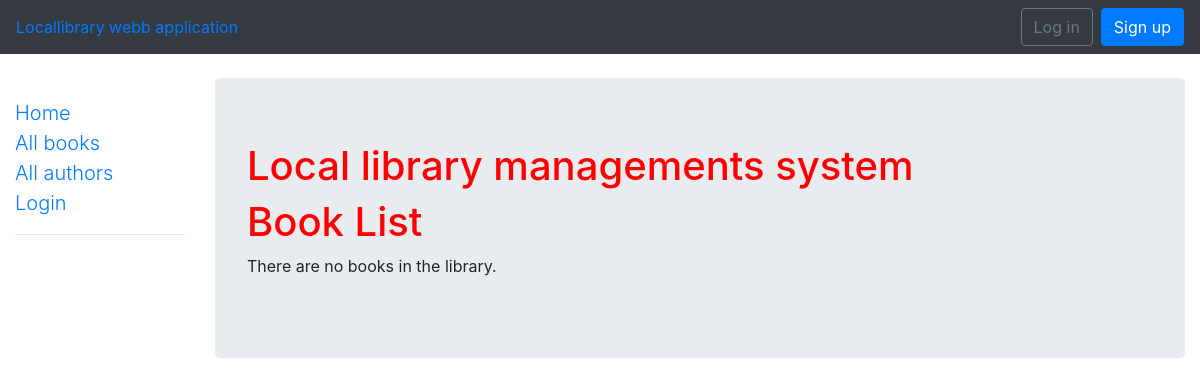
Before: /catalog/books/ with the older database file.
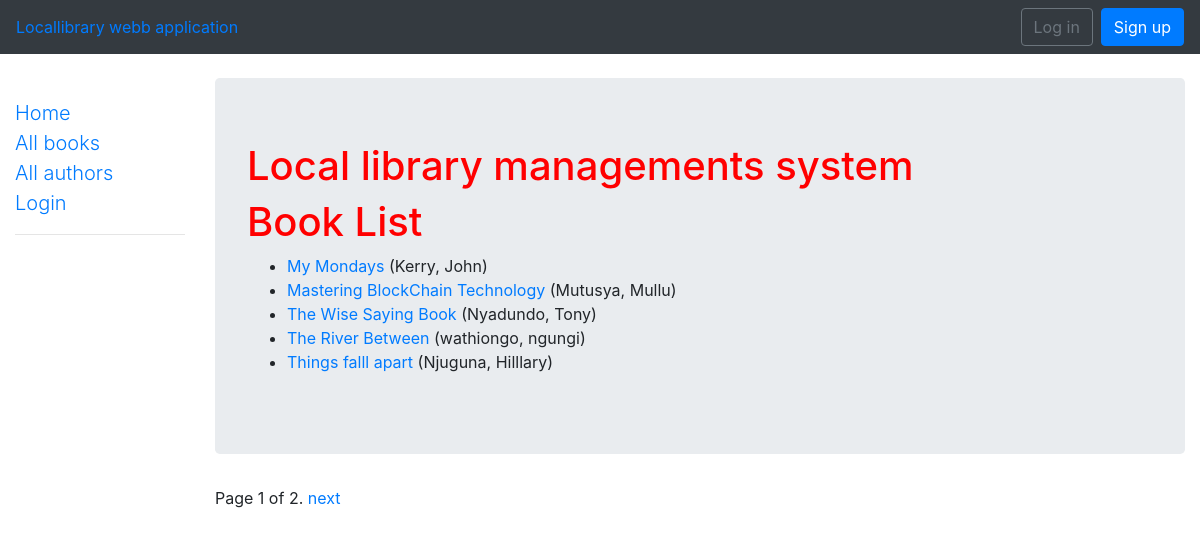
After: the same page with the newer database file.
### catalog/models.py (models this page shows, shortened)
class Book(models.Model):
    title = models.CharField(max_length=200)
    author = models.ForeignKey('Author', on_delete=models.SET_NULL, null=True)
    summary = models.TextField(max_length=1000, help_text='Enter a brief description of the book')
    isbn = models.CharField('ISBN',max_length=13, help_text='13 Character <a href="https://www.isbn-international.org/content/what-isbn">ISBN number</a>')
    genre = models.ManyToManyField(Genre, help_text='Select a genre for this book')
    book_language = models.ManyToManyField(Language, help_text='Select a language for this book')
    def get_absolute_url(self):
        return reverse('catalog:book-detail', args=[str(self.id)])
    def display_genre(self):
        """
        Creates a string for the Genre. This is required to display genre in Admin.
        """
        return ', '.join([ genre.genre_name for genre in self.genre.all()[:4] ])
    display_genre.short_description = 'Genre'

class Author(models.Model):
    first_name = models.CharField(max_length=100)
    last_name = models.CharField(max_length=100)
    date_of_birth = models.DateField(null=True, blank=True)
    date_of_death = models.DateField('Died', null=True, blank=True)
    class Meta:
        ordering = ["last_name","first_name"]
    def __str__(self):
        return '{0}, {1}'.format(self.last_name,self.first_name)

### catalog/views.py (the view)
# urls.py: path('books/', views.BookListView.as_view(), name='books'),
class BookListView(generic.ListView):
    model=Book
    template_name = 'catalog/book_list.html'
    paginate_by=5

### catalog/templates/catalog/book_list.html
{% extends "catalog/base_template.html" %}
{% block content %}
    <div class="jumbotron">
      <h1 class="display-5"> Local library managements system </h1>
      <h1>Book List</h1>
    {% if book_list %}
    <ul>
      {% for book in book_list %}
      <li>
        <a href="{{ book.get_absolute_url }}">{{ book.title }}</a> ({{book.author}})
      </li>
      {% endfor %}
    </ul>
    {% else %}
      <p>There are no books in the library.</p>
    {% endif %}
    </div>
{% endblock %}

Changed rows visible on the page:
added Book: title "My Mondays", author "Kerry, John"
added Book: title "Mastering BlockChain Technology", author "Mutusya, Mullu"
added Book: title "The Wise Saying Book", author "Nyadundo, Tony"
added Book: title "The River Between", author "wathiongo, ngungi"
added Book: title "Things falll apart", author "Njuguna, Hilllary"
Other visible differences:
{{ page_obj.number }}: (not shown) → "1"
{{ page_obj.paginator.num_pages }}: (not shown) → "2"
text no longer shown: "There are no books in the library."
text now shown: "Page of . next"
